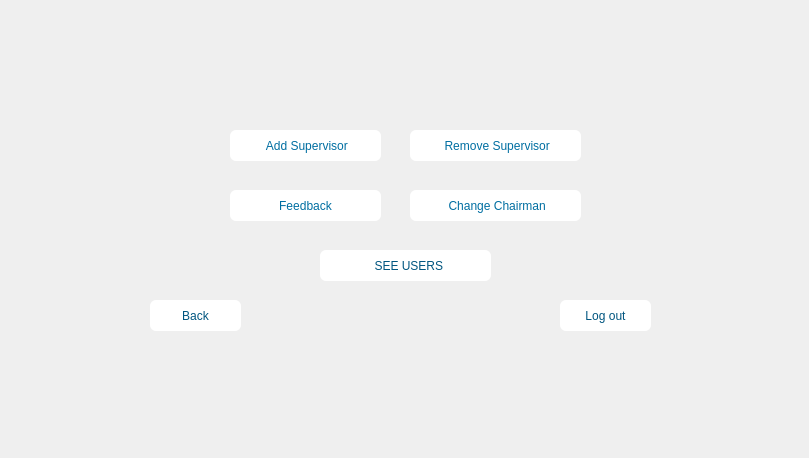
      <widget class="QWidget" name="CR_MANU">
       <widget class="QPushButton" name="pushButton_3">
        <property name="geometry">
         <rect>
          <x>230</x>
          <y>130</y>
          <width>151</width>
          <height>31</height>
         </rect>
        </property>
        <property name="styleSheet">
         <string notr="true">background-color: rgb(255, 255, 255);
font: 700 10pt &quot;Segoe UI&quot;;
color: rgb(0, 110, 161);
border-radius: 6px;</string>
        </property>
        <property name="text">
         <string> Add Supervisor</string>
        </property>
        <property name="icon">
         <iconset resource="IMAGE.qrc">
          <normaloff>:/pic/images/Next.png</normaloff>:/pic/images/Next.png</iconset>
        </property>
       </widget>
       <widget class="QPushButton" name="pushButton_4">
        <property name="geometry">
         <rect>
          <x>410</x>
          <y>130</y>
          <width>171</width>
          <height>31</height>
         </rect>
        </property>
        <property name="styleSheet">
         <string notr="true">background-color: rgb(255, 255, 255);
font: 700 10pt &quot;Segoe UI&quot;;
color: rgb(0, 110, 161);
border-radius: 6px;</string>
        </property>
        <property name="text">
         <string> Remove Supervisor</string>
        </property>
        <property name="icon">
         <iconset resource="IMAGE.qrc">
          <normaloff>:/pic/images/remove.png</normaloff>:/pic/images/remove.png</iconset>
        </property>
       </widget>
       <widget class="QPushButton" name="pushButton_5">
        <property name="geometry">
         <rect>
          <x>410</x>
          <y>190</y>
          <width>171</width>
          <height>31</height>
         </rect>
        </property>
        <property name="styleSheet">
         <string notr="true">background-color: rgb(255, 255, 255);
font: 700 10pt &quot;Segoe UI&quot;;
color: rgb(0, 110, 161);
border-radius: 6px;</string>
        </property>
        <property name="text">
         <string> Change Chairman</string>
        </property>
        <property name="icon">
         <iconset resource="IMAGE.qrc">
          <normaloff>:/pic/images/change.png</normaloff>:/pic/images/change.png</iconset>
        </property>
       </widget>
       <widget class="QPushButton" name="pushButton_6">
        <property name="geometry">
         <rect>
          <x>320</x>
          <y>250</y>
          <width>171</width>
          <height>31</height>
         </rect>
        </property>
        <property name="styleSheet">
         <string notr="true">background-color: rgb(255, 255, 255);
font: 700 10pt &quot;Segoe UI&quot;;
color: rgb(0, 85, 127);
border-radius: 6px;</string>
        </property>
        <property name="text">
         <string>  SEE USERS</string>
        </property>
        <property name="icon">
         <iconset resource="IMAGE.qrc">
          <normaloff>:/pic/images/loading.png</normaloff>:/pic/images/loading.png</iconset>
        </property>
       </widget>
       <widget class="QPushButton" name="pushButton_7">
        <property name="geometry">
         <rect>
          <x>230</x>
          <y>190</y>
          <width>151</width>
          <height>31</height>
         </rect>
        </property>
        <property name="styleSheet">
         <string notr="true">background-color: rgb(255, 255, 255);
font: 700 10pt &quot;Segoe UI&quot;;
color: rgb(0, 110, 161);
border-radius: 6px;</string>
        </property>
        <property name="text">
         <string>Feedback</string>
        </property>
        <property name="icon">
         <iconset theme="scanner">
          <normaloff>.</normaloff>.</iconset>
        </property>
       </widget>
       <widget class="QPushButton" name="pushButton_8">
        <property name="geometry">
         <rect>
          <x>560</x>
          <y>300</y>
          <width>91</width>
          <height>31</height>
         </rect>
        </property>
        <property name="styleSheet">
         <string notr="true">background-color: rgb(255, 255, 255);
font: 700 10pt &quot;Segoe UI&quot;;
color: rgb(0, 85, 127);
border-radius: 6px;</string>
        </property>
        <property name="text">
         <string>Log out</string>
        </property>
       </widget>
       <widget class="QPushButton" name="pushButton_9">
        <property name="geometry">
         <rect>
          <x>150</x>
          <y>300</y>
          <width>91</width>
          <height>31</height>
         </rect>
        </property>
        <property name="styleSheet">
         <string notr="true">background-color: rgb(255, 255, 255);
color: rgb(0, 85, 127);
font: 700 10pt &quot;Segoe UI&quot;;
border-radius: 6px;</string>
        </property>
        <property name="text">
         <string>Back</string>
        </property>
       </widget>
       <widget class="QLabel" name="label_4">
        <property name="geometry">
         <rect>
          <x>0</x>
          <y>0</y>
          <width>800</width>
          <height>449</height>
         </rect>
        </property>
        <property name="text">
         <string/>
        </property>
        <property name="pixmap">
         <pixmap resource="IMAGE.qrc">:/pic/images/Chair manu.jpg</pixmap>
        </property>
       </widget>
       <zorder>label_4</zorder>
       <zorder>pushButton_6</zorder>
       <zorder>pushButton_7</zorder>
       <zorder>pushButton_3</zorder>
       <zorder>pushButton_4</zorder>
       <zorder>pushButton_9</zorder>
       <zorder>pushButton_5</zorder>
       <zorder>pushButton_8</zorder>
      </widget>
